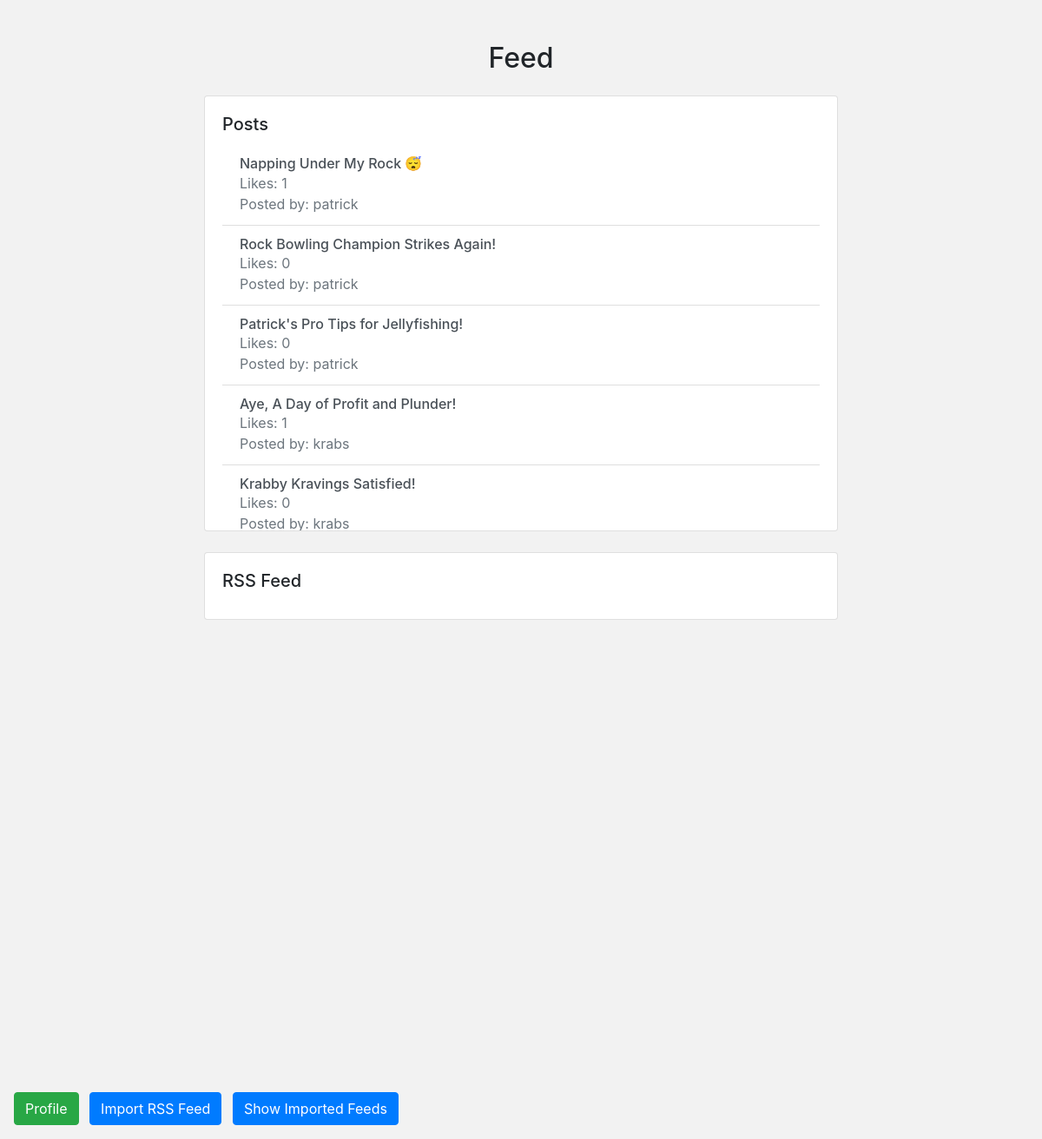
Page /Linkfeed/feed (signed in) on the earlier database version.
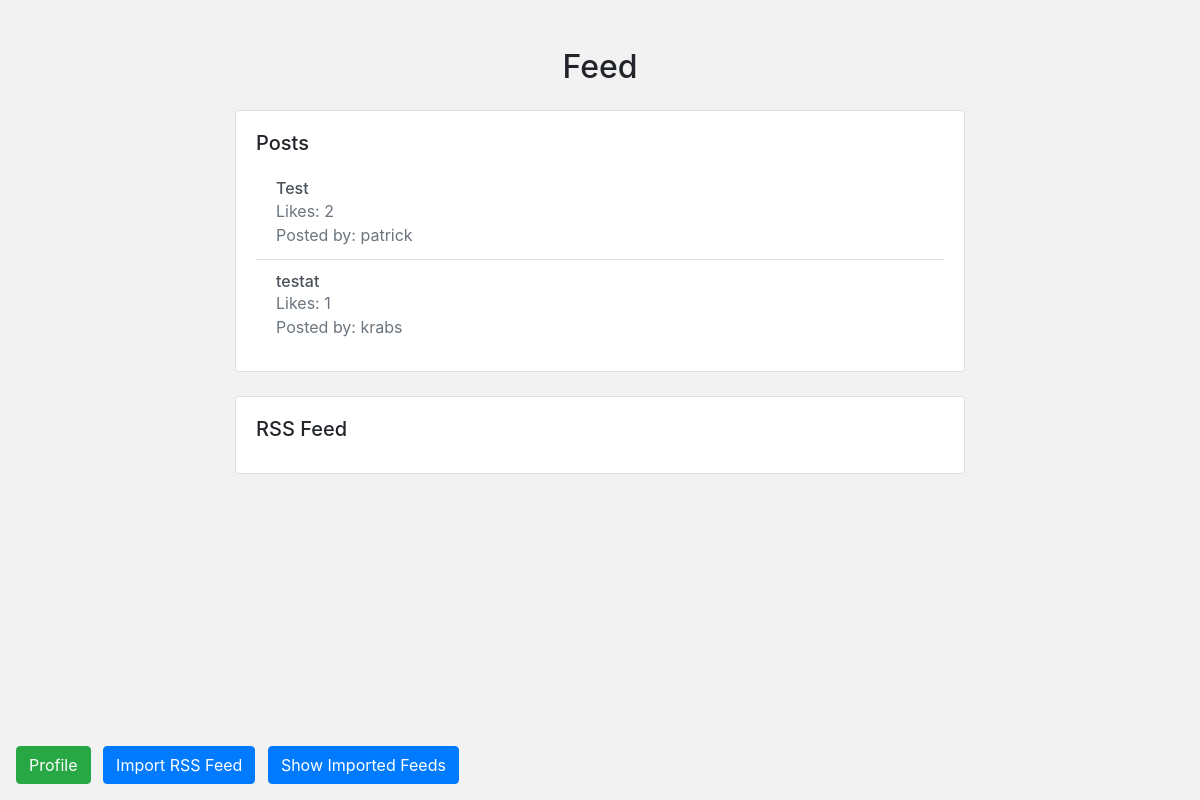
Same page on the later database version.
### Linkfeed/models.py (models this page shows, shortened)
class Post(models.Model):
    user = models.ForeignKey("User", on_delete=models.CASCADE, related_name="posts")
    title = models.CharField(blank="Title", max_length=255)
    body = models.TextField(blank=True)
    likes = models.ManyToManyField(User, related_name="blog_posts")
    timestamp = models.DateTimeField(auto_now_add=True)
    def total_likes(self):
        return self.likes.count()

class User(AbstractUser):
    pass

### Linkfeed/views.py (the view)
# urls.py: path("feed", views.feed, name="feed"),
def feed(request):
    if request.user.is_authenticated:
        try:
            profile = Profile.objects.get(user=request.user)
            following_ids = profile.following.values_list('id', flat=True)
            posts = Post.objects.filter(user__id__in=following_ids)
            imported_rss_feeds = ImportedRSSFeed.objects.filter(user=request.user)
            entries = []
            for imported_rss_feed in imported_rss_feeds:
                feed = feedparser.parse(imported_rss_feed.link)
                entries.extend(feed.entries)
            return render(request, 'Linkfeed/feed.html', {'posts': posts, 'entries': entries, 'imported_feeds': imported_rss_feeds})
        except Profile.DoesNotExist:
            return redirect('login')  # Redirect to login page or handle as appropriate
    else:
        return redirect('login')

### Linkfeed/models.py (called while the page is built)
    def __str__(self):
        return f"Imported RSS Feed for {self.user.username}: {self.link}"

### Linkfeed/templates/Linkfeed/feed.html (shortened to what this page needs)
{% extends "Linkfeed/layouts.html" %}
{% load static %}
{% block styles %}
    <link rel="stylesheet" href="{% static 'Linkfeed/feed.css' %}">
{% endblock %}
{% block body %}
<div class="container mt-5">
    <div class="row">
        <div class="col-md-8 offset-md-2">
            <h2 class="text-center mb-4">Feed</h2>
            <div class="card">
                <div class="card-body" style="max-height: 500px; overflow-y: auto;">
                    <h5 class="card-title">Posts</h5>
                    <div class="list-group list-group-flush">
                        {% if posts %}
                            {% for post in posts %}
                            <a href="{% url 'post' post.id %}" class="list-group-item list-group-item-action post-container">
                                <div class="d-flex justify-content-between align-items-center">
                                    <div>
                                        {% if post.title %}
                                        <h6 class="mb-0">{{ post.title }}</h6>
                                        {% else %}
                                        <h6 class="mb-0">Untitled</h6>
                                        {% endif %}
                                        <p class="mb-0 text-muted">Likes: {{ post.total_likes }}</p>
                                        <p id="posted-by-{{ post.id }}" class="mb-0 text-muted posted-by" style="cursor: pointer;">Posted by: <span class="username-link">{{ post.user.username }}</span></p>
                                    </div>
                                </div>
                            </a>
                            {% endfor %}
                        {% else %}
                            <p>No posts available.</p>
                        {% endif %}
                    </div>
                </div>
            </div>
            <div class="card mt-4">
                <div class="card-body">
                    <h5 class="card-title">RSS Feed</h5>
                </div>
            </div>
        </div>
    </div>
</div>
<div class="fixed-bottom mb-3 ml-3">
    <a href="{% url 'profile' %}" class="btn btn-success mr-2">Profile</a>
    <button id="import-rss-feed-btn" onclick="toggleImportRSSFeedPopup()" class="btn btn-primary mr-2">Import RSS Feed</button>
    <button id="showImportedFeedsBtn" class="btn btn-primary mr-2" onclick="showImportedFeeds()">Show Imported Feeds</button>
</div>
{% endblock body %}

### Linkfeed/templates/Linkfeed/layouts.html (shortened to what this page needs)
{%load static %}
<html lang="en">
<head>
    <link href="https://stackpath.bootstrapcdn.com/bootstrap/4.5.2/css/bootstrap.min.css" rel="stylesheet">
    {% block styles %}
    {% endblock %}
</head>
<body>
    {% block body %}
    {% endblock %}
</body>
</html>

### Linkfeed/static/Linkfeed/feed.css (style rules this page uses)
body { background-color: #f2f2f2; }

Differences in the rows shown:
removed Post: title "Napping Under My Rock 😴", total_likes "1", user.username "patrick"
removed Post: title "Rock Bowling Champion Strikes Again!", total_likes "0", user.username "patrick"
removed Post: title "Patrick's Pro Tips for Jellyfishing!", total_likes "0", user.username "patrick"
removed Post: title "Aye, A Day of Profit and Plunder!", total_likes "1", user.username "krabs"
removed Post: title "Krabby Kravings Satisfied!", total_likes "0", user.username "krabs"
added Post: title "Test", total_likes "2", user.username "patrick"
added Post: title "testat", total_likes "1", user.username "krabs"
